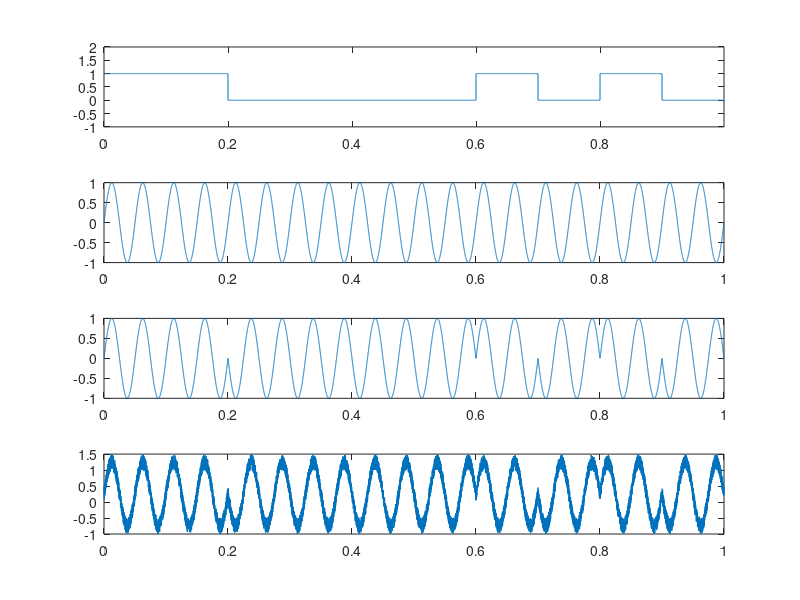

Source code (MATLAB):
%PSK modulator demo, made by Chao Gao, 08.12.2010

N=10;
bits = rand(1,N)>0.5;
t=0:0.0001:(1-0.0001);
bits_in_time = kron(bits,ones(1,10000/N));
subplot(4,1,1);
plot(t,bits_in_time);
axis([0 1-0.0001 -1 2])
bipol = bits_in_time*2-1;
fc = 20;
carrier = sin(2*pi*fc*t);
subplot(4,1,2)
plot(t,carrier);

psk = carrier.*bipol;
subplot(4,1,3);
plot(t,psk);

noise = 0.5*rand(1,length(t));
received = psk+noise;
subplot(4,1,4)
plot(t,received);
